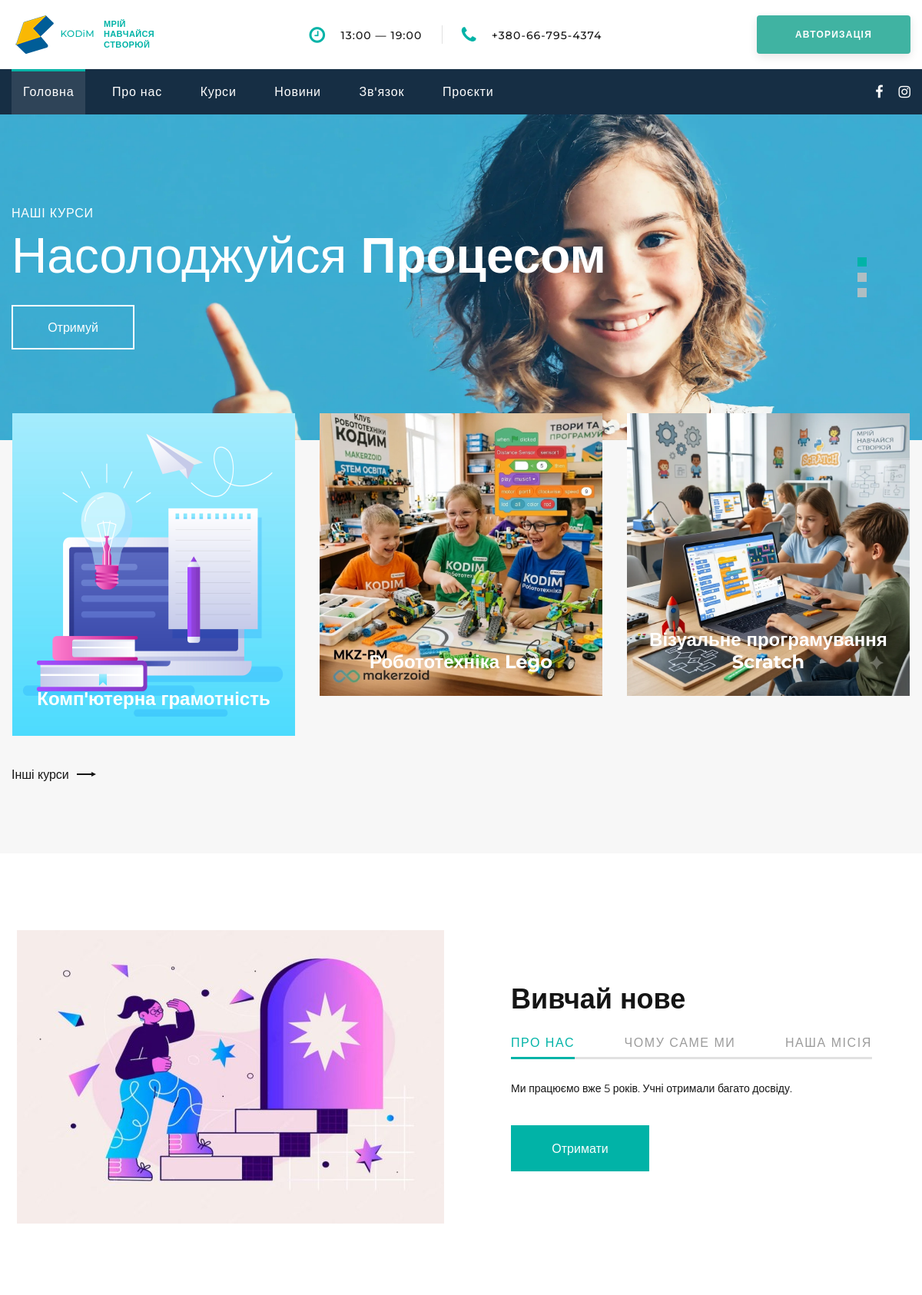
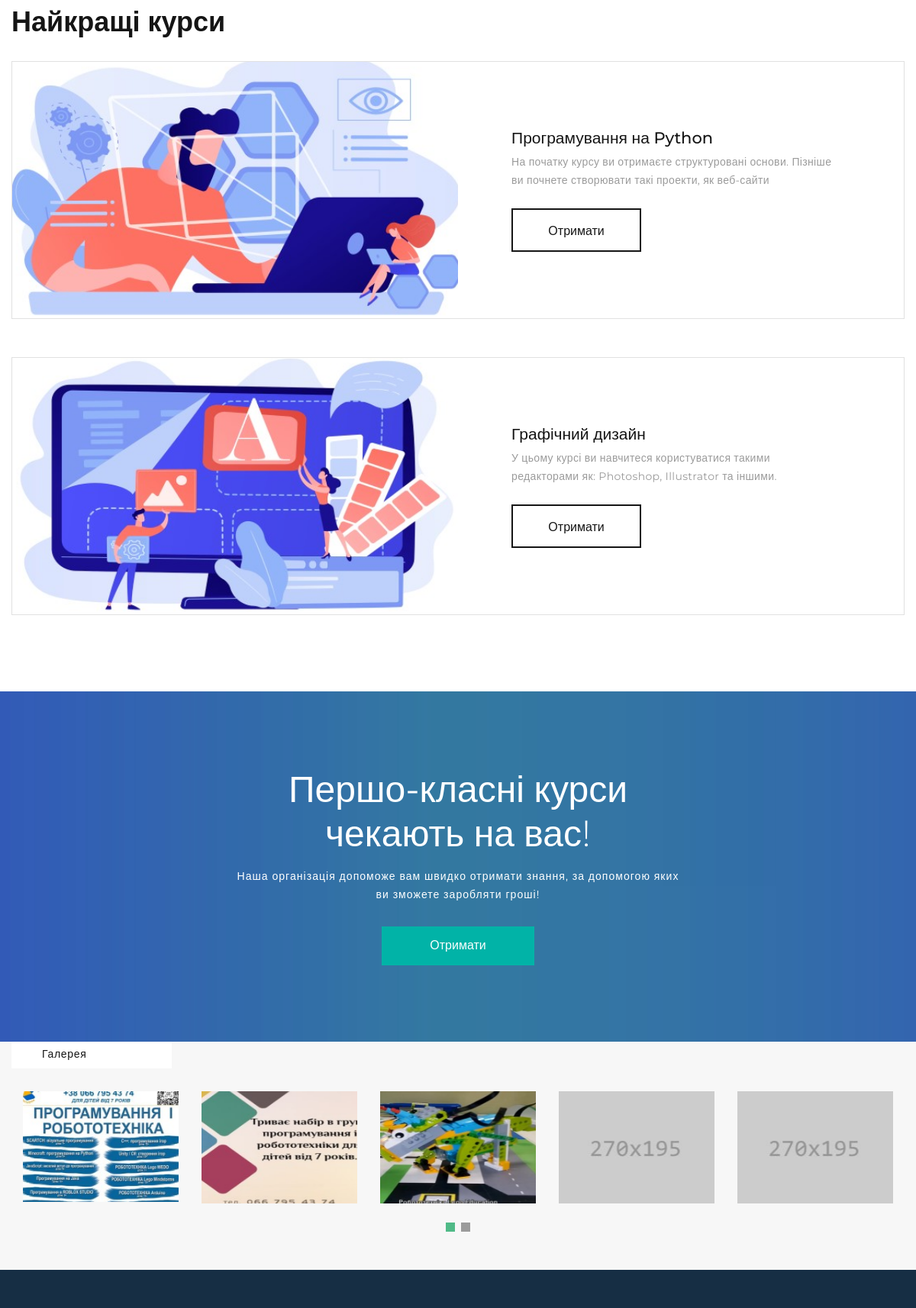
The page / (upper part) on the database its author committed (2 pictures, top to bottom).
### Web_1/models.py (models this page shows, shortened)
class Course(models.Model):
    LEVEL_CHOICES = [
        ('beginner', 'Початківець'),
        ('intermediate', 'Середній'),
        ('advanced', 'Просунутий'),
    ]
    category = models.ForeignKey(
        Category,
        on_delete=models.CASCADE,
        help_text='оберіть категорію',
        verbose_name='категорія курсу',
        null=True,
    )
    name = models.CharField(max_length=50, verbose_name="Ім'я")
    name_url = models.CharField(
        max_length=50, verbose_name='Name URL', default='', blank=True
    )
    image = models.ImageField(
        upload_to='course_images',
        verbose_name='Картинка',
        null=True,
        blank=True,
        validators=[validate_image_size]  # Додано перевірку ваги файлу
    )
    emoji_icon = models.CharField(
        max_length=10,
        verbose_name='Емодзі іконка',
        default='🎮',
        blank=True,
        help_text='Емодзі, що відображається на картці курсу (напр. 🎮, 🐍, 🎨)',
    )
    description_short = models.CharField(
        max_length=250,
        verbose_name='Короткий опис',
        null=True,
        blank=True,
    )
    description = models.TextField(
        verbose_name='Опис',
        null=True,
        blank=True,
        help_text='Детальний опис курсу (відображається у секції "Як проходить навчання")',
    )
    kid_age = models.CharField(
        max_length=50,
        verbose_name='Вік учня',
        null=True,
        blank=True,
        help_text='Напр. «від 10 років» або «8–14 років»',
    )
    level = models.CharField(
        max_length=20,
        choices=LEVEL_CHOICES,
        verbose_name='Рівень',
        default='beginner',
    )
    duration = models.CharField(
        max_length=50,
        verbose_name='Тривалість курсу',
        null=True,
        blank=True,
        help_text='Напр. «5 місяців», «3 місяці»',
    )
    lessons_count = models.PositiveSmallIntegerField(
        verbose_name='Кількість занять',
        null=True,
        blank=True,
    )
    schedule = models.CharField(
        max_length=100,
        verbose_name='Розклад',
        null=True,
        blank=True,
        help_text='Напр. «2 заняття на тиждень по 90 хвилин»',
    )
    price = models.CharField(
        max_length=50,
        verbose_name='Вартість',
        null=True,
        blank=True,
        help_text='Залишіть порожнім або вкажіть базову ціну для SEO',
    )
    date_price = models.IntegerField(
        verbose_name='Дата_ціна',
        null=True,
        blank=True,
    )
    price_monthly = models.CharField(
        max_length=50,
        verbose_name='Ціна (помісячна)',
        null=True,
        blank=True,
        help_text='Напр. «1200 грн» або «Уточніть»',
    )
    price_semester = models.CharField(
        max_length=50,
        verbose_name='Ціна (семестр)',
        null=True,
        blank=True,
        help_text='Напр. «6500 грн» або «Знижка»',
    )
    price_full = models.CharField(
        max_length=50,
        verbose_name='Ціна (повна)',
        null=True,
        blank=True,
        help_text='Напр. «11000 грн» або «Макс. знижка»',
    )
    stat_students = models.PositiveIntegerField(
        verbose_name='Учнів пройшло',
        null=True,
        blank=True,
        help_text='Напр. 120',
    )
    stat_projects = models.PositiveIntegerField(
        verbose_name='Проєктів створено',
        null=True,
        blank=True,
    )
    stat_rating = models.DecimalField(
        max_digits=3,
        decimal_places=1,
        verbose_name='Рейтинг',
        null=True,
        blank=True,
        help_text='Напр. 4.9',
    )
    stat_years = models.PositiveSmallIntegerField(
        verbose_name='Років викладаємо',
        null=True,
        blank=True,
    )
    what_will_learn = models.JSONField(
        verbose_name='Що вивчить дитина',
        null=True,
        blank=True,
        help_text=(
            'Список рядків. Приклад: '
            '["Основи Lua", "Створення 3D-світів", "Публікація гри"]'
        ),
    )
    for_whom = models.JSONField(
        verbose_name='Для кого курс',
        null=True,
        blank=True,
        help_text=(
            'Список об\'єктів. Приклад: '
            '[{"icon": "🎮", "title": "Фанати Roblox", '
            '"text": "Хочуть не просто грати, а створювати"}]'
        ),
    )
    advantages = models.JSONField(
        verbose_name='Переваги напряму',
        null=True,
        blank=True,
        help_text=(
            'Список нумерованих переваг курсу/професії. Приклад: '
            '[{"title": "Висока затребуваність", '
            '"text": "Python — одна з найпопулярніших мов програмування у світі"}]'
        ),
    )
    program_modules = models.JSONField(
        verbose_name='Програма (модулі)',
        null=True,
        blank=True,
        help_text=(
            'Список модулів. Приклад: '
            '[{"num": "01", "title": "Знайомство з Roblox Studio", '
            '"subtitle": "Інтерфейс та перший світ", '
            '"topics": ["Інтерфейс редактора", "Перша локація"]}]'
        ),
    )
    results = models.JSONField(
        verbose_name='Результати курсу',
        null=True,
        blank=True,
        help_text=(
            'Список результатів. Приклад: '
            '[{"icon": "🏆", "text": "Власна гра у Roblox"}]'
        ),
    )
    faq = models.JSONField(
        verbose_name='Часті запитання (FAQ)',
        null=True,
        blank=True,
        help_text=(
            'Список питань/відповідей. Приклад: '
            '[{"question": "З якого віку?", "answer": "Від 10 років."}]'
        ),
    )
    meta_description = models.CharField(
        max_length=300,
        verbose_name='Meta опис (SEO)',
        null=True,
        blank=True,
    )
    is_active = models.BooleanField(
        default=True,
        verbose_name='Активний',
        help_text='Якщо знято — курс не відображається на сайті',
    )
    order = models.PositiveSmallIntegerField(
        default=0,
        verbose_name='Порядок сортування',
    )
    class Meta:
        verbose_name = 'Курс'
        verbose_name_plural = 'Курси'
        ordering = ['order', 'name']

### Web_1/views.py (the view)
# urls.py: path('', views.index, name = 'home'),
def index(request):
    return render(request, 'index.html', {'courses': Course.objects.all()[:3]})

### Web_1/templates/index.html (shortened to what this page needs)
<!DOCTYPE html>
{% extends 'base.html' %}
{% load static %}
{% block content %}
<section class="section swiper-container swiper-slider swiper-slider-corporate swiper-pagination-style-2" data-loop="true" data-autoplay="5000" data-simulate-touch="true" data-nav="false" data-direction="vertical">
  <div class="swiper-wrapper text-left">
    <div class="swiper-slide context-dark" data-slide-bg="{% static 'images/slider-4-slide-1-1920x678.jpg' %}">
      <div class="swiper-slide-caption section-md">
        <div class="container">
          <div class="row">
            <div class="col-md-10">
              <h6 class="text-uppercase" data-caption-animate="fadeInRight" data-caption-delay="0">Наші курси</h6>
              <h2 class="oh font-weight-light" data-caption-animate="slideInUp" data-caption-delay="100"><span>Насолоджуйся</span><span class="font-weight-bold"> Процесом</span></h2><a class="button button-default-outline button-ujarak" href="/contact-us/" data-caption-animate="fadeInLeft" data-caption-delay="0">Отримуй</a>
            </div>
          </div>
        </div>
      </div>
    </div>
  </div>
  <div class="swiper-pagination"></div>
</section>
<section class="section section-lg section-top-1 bg-gray-4">
  <div class="container offset-negative-1">
    <div class="box-categories cta-box-wrap">
      <div class="box-categories-content">
        <div class="row justify-content-center">
          {% for course in courses %}
          <div class="col-md-4 wow fadeInDown col-9" data-wow-delay=".2s">
            <ul class="list-marked-2 box-categories-list">
              <li><a href="/course/{{ course.name_url }}/"><img src="{{ course.image.url }}" alt="" width="368" height="420"/></a>
                <h5 class="box-categories-title">{{ course.name }}</h5>
              </li>
            </ul>
          </div>
          {% endfor %}
        </div>
      </div>
    </div><a class="link-classic wow fadeInUp" href="/courses/">Інші курси<span></span></a>
  </div>
</section>
<section class="section section-sm section-first bg-default text-md-left">
  <div class="container">
    <div class="row row-50 align-items-center justify-content-center justify-content-xl-between">
      <div class="col-lg-6 text-center wow fadeInUp"><img src="{% static 'images/index-3-556x382.jpg' %}" alt="" width="556" height="382"/>
      </div>
      <div class="col-lg-6 wow fadeInRight" data-wow-delay=".1s">
        <div class="box-width-lg-470">
          <h3>Вивчай нове</h3>
          <div class="tabs-custom tabs-horizontal tabs-line tabs-line-big tabs-line-style-2 text-center text-md-left" id="tabs-7">
            <ul class="nav nav-tabs">
              <li class="nav-item" role="presentation"><a class="nav-link active" href="#tabs-7-1" data-toggle="tab">Про нас</a></li>
              <li class="nav-item" role="presentation"><a class="nav-link" href="#tabs-7-2" data-toggle="tab">Чому саме ми</a></li>
              <li class="nav-item" role="presentation"><a class="nav-link" href="#tabs-7-3" data-toggle="tab">Наша місія</a></li>
            </ul>
            <div class="tab-content">
              <div class="tab-pane fade show active" id="tabs-7-1">
                <p>Ми працюємо вже 5 років. Учні отримали багато досвіду.</p>
                <div class="group-md group-middle"><a class="button button-secondary button-pipaluk" href="/contact-us/">Отримати</a></div>
              </div>
            </div>
          </div>
        </div>
      </div>
    </div>
  </div>
</section>
<section class="section section-sm bg-default">
  <div class="container">
    <h3 class="oh-desktop"><span class="d-inline-block wow slideInDown">Найкращі курси</span></h3>
    <div class="row row-sm row-40 row-md-50">
      <div class="col-sm-6 col-md-12 wow fadeInRight">
        <article class="product-big">
          <div class="unit flex-column flex-md-row align-items-md-stretch">
            <div class="unit-left"><a class="product-big-figure" href="/course/python/"><img src="{% static 'images/product-big-1-600x366.jpg' %}" alt="" width="600" height="366"/></a></div>
            <div class="unit-body">
              <div class="product-big-body">
                <h5 class="product-big-title"><a href="/course/python/">Програмування на Python</a></h5>
                <p class="product-big-text">На початку курсу ви отримаєте структуровані основи. Пізніше ви почнете створювати такі проекти, як веб-сайти</p><a class="button button-black-outline button-ujarak" href="/course/python/">Отримати</a>
              </div>
            </div>
          </div>
        </article>
      </div>
      <div class="col-sm-6 col-md-12 wow fadeInLeft">
        <article class="product-big">
          <div class="unit flex-column flex-md-row align-items-md-stretch">
            <div class="unit-left"><a class="product-big-figure" href="/course/graphic-design/"><img src="{% static 'images/product-big-2-600x366.jpg' %}" alt="" width="600" height="366"/></a></div>
            <div class="unit-body">
              <div class="product-big-body">
                <h5 class="product-big-title"><a href="/course/graphic-design/">Графічний дизайн</a></h5>
                <p class="product-big-text">У цьому курсі ви навчитеся користуватися такими редакторами як: Photoshop, Illustrator та іншими.</p><a class="button button-black-outline button-ujarak" href="/course/graphic-design/">Отримати</a>
              </div>
            </div>
          </div>
        </article>
      </div>
    </div>
  </div>
</section>
<section class="section bg-default text-center offset-top-50">
  <div class="parallax-container" data-parallax-img="{% static 'images/parallax-1-1920x850.jpg' %}">
    <div class="parallax-content section-xl section-inset-custom-1 context-dark bg-overlay-2-21">
      <div class="container">
        <h2 class="heading-2 oh font-weight-normal wow slideInDown"><span class="d-block font-weight-semi-bold">Першо-класні курси</span><span class="d-block font-weight-light">чекають на вас!</span></h2>
        <p class="text-width-medium text-spacing-75 wow fadeInLeft" data-wow-delay=".1s">Наша організація допоможе вам швидко отримати знання, за допомогою яких ви зможете заробляти гроші!</p><a class="button button-secondary button-pipaluk" href="/contact-us/">Отримати</a>
      </div>
    </div>
  </div>
</section>
<section class="section section-sm section-top-0 section-fluid section-relative bg-gray-4">
  <div class="container-fluid">
    <h6 class="gallery-title">Галерея</h6>
    <div class="owl-carousel owl-classic owl-dots-secondary" data-items="1" data-sm-items="2" data-md-items="3" data-lg-items="4" data-xl-items="5" data-xxl-items="6" data-stage-padding="15" data-xxl-stage-padding="0" data-margin="30" data-autoplay="true" data-nav="true" data-dots="true">
      <article class="thumbnail thumbnail-mary">
        <div class="thumbnail-mary-figure"><img src="{% static 'images/gallery-image-1-270x195.jpg' %}" alt="" width="270" height="195"/>
        </div>
        <div class="thumbnail-mary-caption">
        </div>
      </article>
      <article class="thumbnail thumbnail-mary">
        <div class="thumbnail-mary-figure"><img src="{% static 'images/gallery-image-2-270x195.jpg' %}" alt="" width="270" height="195"/>
        </div>
        <div class="thumbnail-mary-caption">
        </div>
      </article>
      <article class="thumbnail thumbnail-mary">
        <div class="thumbnail-mary-figure"><img src="{% static 'images/gallery-image-3-270x195.jpg' %}" alt="" width="270" height="195"/>
        </div>
        <div class="thumbnail-mary-caption">
        </div>
      </article>
      <article class="thumbnail thumbnail-mary">
        <div class="thumbnail-mary-figure"><img src="{% static 'images/gallery-image-4-270x195.jpg' %}" alt="" width="270" height="195"/>
        </div>
        <div class="thumbnail-mary-caption">
        </div>
      </article>
      <article class="thumbnail thumbnail-mary">
        <div class="thumbnail-mary-figure"><img src="{% static 'images/gallery-image-5-270x195.jpg' %}" alt="" width="270" height="195"/>
        </div>
        <div class="thumbnail-mary-caption">
        </div>
      </article>
    </div>
  </div>
</section>
{% endblock %}
{% block navbar %}
  <li class="rd-nav-item active"><a class="rd-nav-link" href="/">Головна</a>
  </li>
  <li class="rd-nav-item"><a class="rd-nav-link" href="/about/">Про нас</a>
  </li>
  <li class="rd-nav-item"><a class="rd-nav-link" href="/courses/">Курси</a></li>
    <li class="rd-nav-item "><a class="rd-nav-link" href="/news/">Новини</a>
  </li>
  <li class="rd-nav-item"><a class="rd-nav-link" href="/contact-us/">Зв'язок</a>
  </li>
  <li class="rd-nav-item"><a class="rd-nav-link" href="/projects/">Проєкти</a>
  </li>
{% endblock %}

### rows shown on the page
Course: image (picture), name "Комп'ютерна грамотність"
Course: image (picture), name "Робототехніка Lego"
Course: image (picture), name "Візуальне програмування Scratch"
